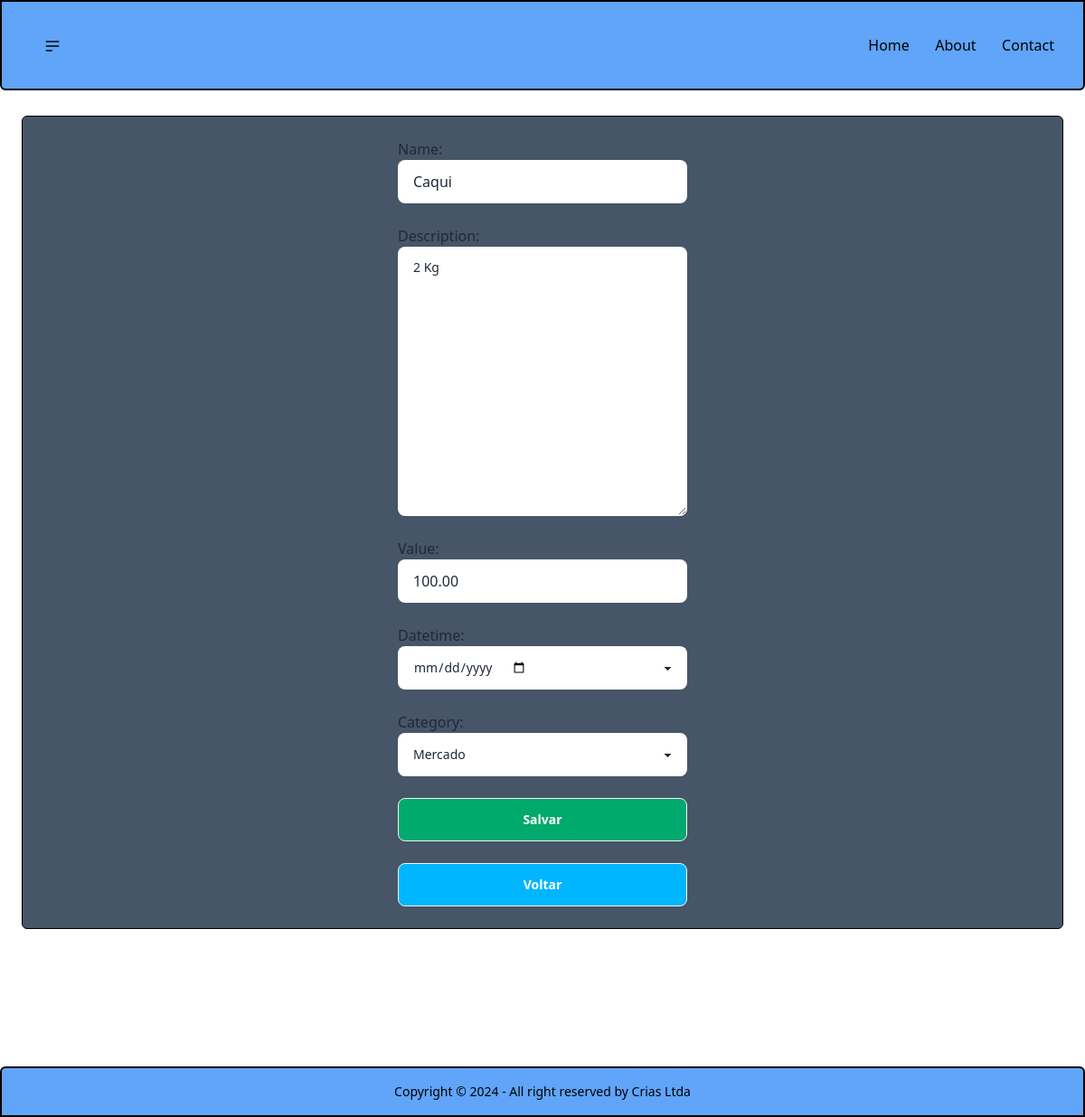
The page /update_gasto/2 on the database its author committed.
### nota/models.py (models this page shows, shortened)
class Nota(models.Model):
    name = models.CharField(max_length=255, help_text='Titulo para a compra feita')
    description = models.TextField(max_length=255, blank=True, help_text='Descrição do que foi comprado')
    value = models.DecimalField(blank=True, max_digits=10, decimal_places=2, help_text='Valor da Compra')
    datetime = models.DateField(blank=True,  help_text='Dia em que a comprar foi efetuada')
    category = models.ForeignKey(Category, on_delete=models.CASCADE, help_text='Categoria da Comprar feita')

class Category(models.Model):
    name = models.CharField(max_length=255)
    def __str__(self):
        return self.name

### nota/views.py (the view)
# urls.py: path('update_gasto/<int:pk>', views.update_gasto, name='update_gasto'),
def update_gasto(request, pk):
    nota = get_object_or_404(Nota, pk=pk)
    category = Category.objects.all()
    if request.method == 'POST':
        form = NotaForm(request.POST, instance=nota)
        if form.is_valid():
            form.save()
            return redirect('home')
    else:
        form = NotaForm(instance=nota)
    return render(request, 'nota/crud/form.html', context={'form': form, 'category': category})

### nota/forms.py (shortened to what this page needs)
class NotaForm(forms.ModelForm):
    name = forms.CharField(widget=forms.TextInput(attrs={'class': 'form-control max-w-xs w-full input'}))
    description = forms.CharField(widget=forms.Textarea({'class': 'form-control max-w-xs w-full textarea '}))
    value = forms.DecimalField(widget=forms.NumberInput(attrs={'class': 'form-control max-w-xs w-full input'}))
    datetime = forms.DateField(widget=forms.DateInput(attrs={"type": "date", 'class': 'flex max-w-xs w-full select'}))
    category = forms.ModelChoiceField( widget=forms.Select(attrs={"class": 'flex max-w-xs w-full select'}), queryset=Category.objects.all())
    class Meta:
        model = Nota
        fields = '__all__'

### templates/nota/crud/form.html (shortened to what this page needs)
{% extends 'nota/base/base.html' %}
{% block content %}
    <div class="bg-slate-600 p-6 border border-black rounded-md m-6 dark:text-black ">
        <form method="post">
            <div class=" grid gap-6 justify-center">
                    {{ form }}
                <label class="justify-center form-control">
                    <button class="btn bg-success text-white" type="submit"> Salvar</button>
                </label>
                <label class="justify-center form-control">
                    <a href="{% url 'home' %}" class="btn bg-info text-white" type="submit">Voltar</a>
                </label>
            </div>
        </form>
    </div>
{% endblock %}

### rows shown on the page
Nota: name "Caqui", description "2 Kg", value "100.00", category "Mercado"
